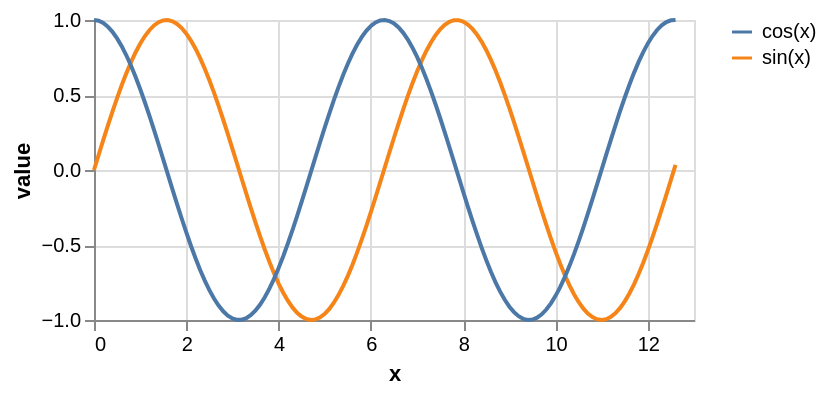

Write the Vega-Lite specification saved for this chart.
### Vega-Lite specification from a JSON file in a GitHub repository (floating-point values rounded to 4 significant figures)
{"$schema": "https://vega.github.io/schema/vega-lite/v6.json", "description": "Plots two functions using a generated sequence.", "width": 300, "height": 150, "data": {"sequence": {"start": 0, "stop": 12.7, "step": 0.1, "as": "x"}}, "transform": [{"calculate": "sin(datum.x)", "as": "sin(x)"}, {"calculate": "cos(datum.x)", "as": "cos(x)"}, {"fold": ["sin(x)", "cos(x)"]}], "mark": "line", "encoding": {"x": {"type": "quantitative", "field": "x"}, "y": {"field": "value", "type": "quantitative"}, "color": {"field": "key", "type": "nominal", "title": null}}}
